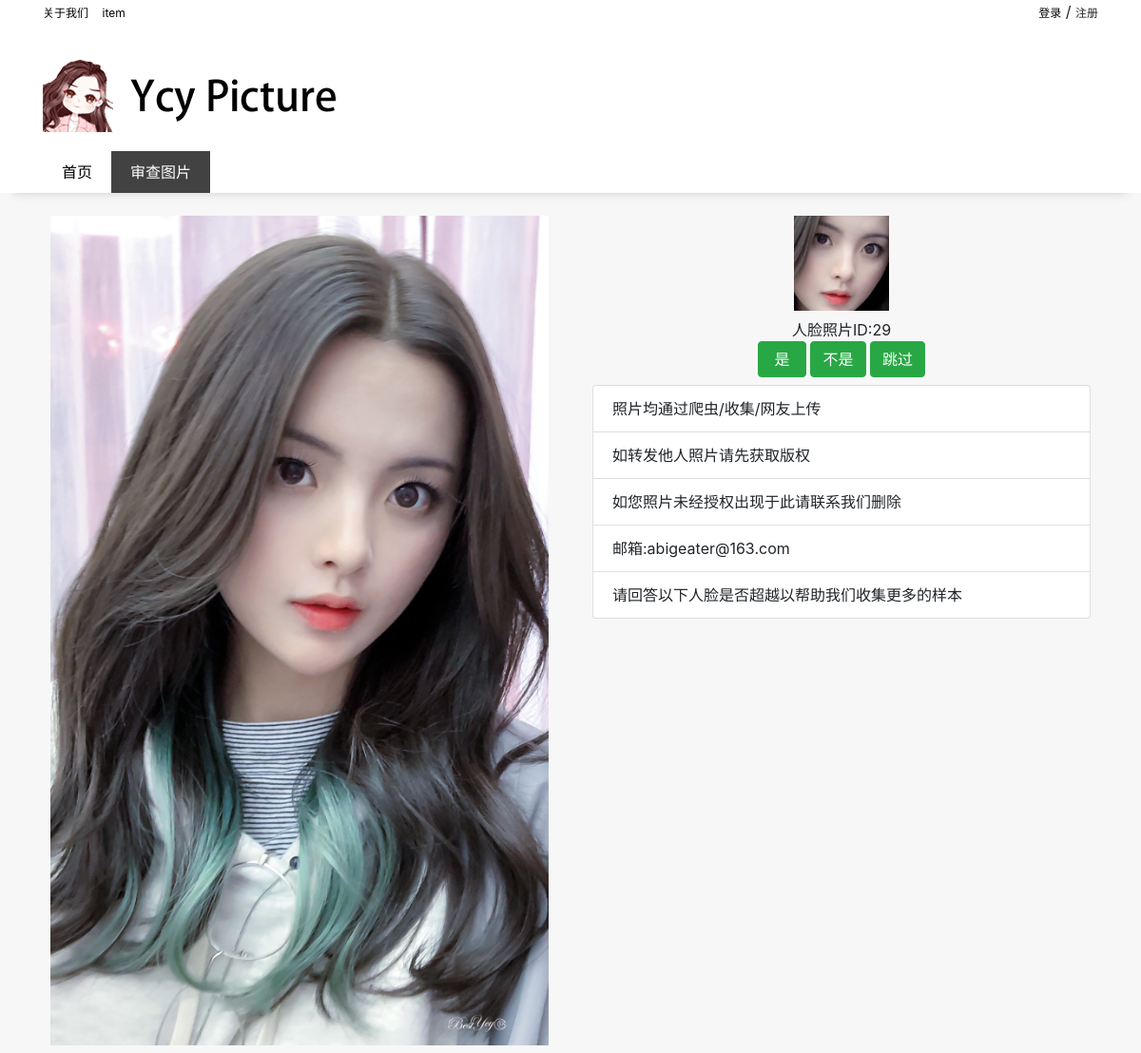
/check/, run on the app's committed database.
### app/models.py (models this page shows)
class Face(models.Model):
    picturefile = models.CharField(max_length=255, default="")
    facefile = models.CharField(max_length=255)
    t_number = models.IntegerField(default=0) #true
    f_number = models.IntegerField(default=0) #false
    show = models.BooleanField(default=False)

### app/views.py (the view, shortened to what this page needs)
# urls.py: path('check/', check),
def check(request):
    getface = Face.objects.filter(show=False).order_by('?')[0]
    try:
        return render(request, "check.html", {'face': getface, 'username': request.session.get('username')})
    except KeyError:
        return render(request, "check.html", {'face': getface})

### app/templates/check.html (shortened to what this page needs)
{% extends 'base.html' %}
{% block css %}
    <link rel="stylesheet" href="/static/css/check.css">
{% endblock %}
{% block content %}
<div class="container">
<div class="y-content row mt-3">
    <div class="y-img col">
        <div class="y-lg-img m-2">
            <img src="/static/images/ycy/{{ face.picturefile }}" alt="" width="100%">
        </div>
    </div>
    <div class="y-notice col">
        <div class="y-sm-img m-2 text-center">
            <img src="/static/test/ycy/{{ face.facefile }}" alt="" width="100px">
        </div>
         <form  class="demo-ruleForm" action="/check/" method="POST">
             <div class="text-center">
                 <div id="idshow">人脸照片ID:{{ face.id }}</div>
                 <button type="submit" class="btn btn-success" name="value" value="1">&nbsp;是&nbsp;</button>
             <button type="submit" class="btn btn-success" name="value" value="0">不是</button>
             <div class="btn btn-success" onclick="location.reload(true);">跳过</div>{% csrf_token %}
             </div>
         </form>
            <ul class="list-group m-2">
            <li class="list-group-item">照片均通过爬虫/收集/网友上传</li>
            <li class="list-group-item">如转发他人照片请先获取版权</li>
            <li class="list-group-item">如您照片未经授权出现于此请联系我们删除</li>
            <li class="list-group-item">邮箱:abigeater@163.com</li>
            <li class="list-group-item">请回答以下人脸是否超越以帮助我们收集更多的样本</li>
        </ul>
    </div>
</div>
</div>
{% endblock %}

### app/static/css/check.css (style rules this page uses)
ul { list-style: none; }
body { background: rgb(247, 247, 247); }

### data on the page
Face: picturefile (picture), facefile (picture), id "29"
